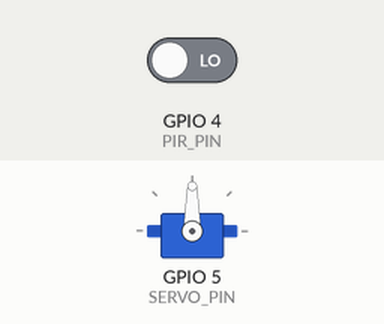
The sketch below on a simulated ESP32. Shown: servo. The inputs (shaded band) are chosen by the test bench; at power-on: GPIO 4 (PIR_PIN) LOW. WiFi joins after 1.5 s; servers stay silent unless stated; no MQTT or app messages arrive unless stated; what the sketch prints to the serial monitor is not drawn.

Above: at 2.7 s.
2.8 s: GPIO 4 (PIR_PIN) driven HIGH
At 4.9 s:
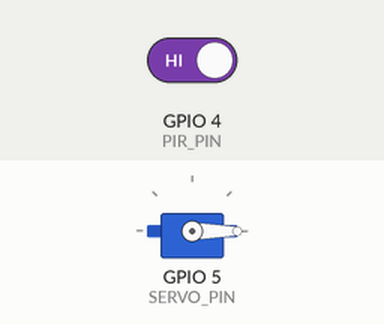
5.8 s: GPIO 4 (PIR_PIN) driven LOW
At 8.3 s:
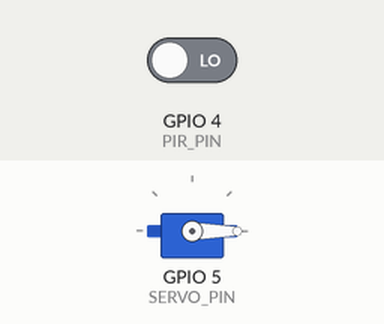
Timing chart, 0 to 9.8 s (numbered marks = the images above; inputs shaded):
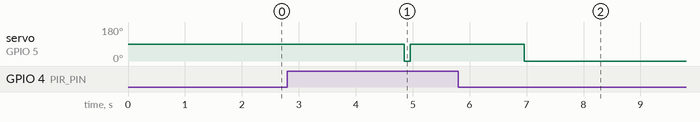

The sketch:

Lab3.ino
```cpp
#include <WiFi.h>
#include <PubSubClient.h>
#include <ESP32Servo.h>

// Credenciales Wi-Fi
const char* ssid = "Shinigami 4.0";
const char* password = "Maria>.<270966";

// Dirección IP y puerto del broker Mosquitto
const char* mqtt_server = "192.168.18.79";
const int mqtt_port = 1883;

WiFiClient espClient;
PubSubClient client(espClient);
Servo myServo;

// Pines de conexión
const int PIR_PIN = 4;    // Pin del sensor PIR (D4)
const int SERVO_PIN = 5;  // Pin del microServo (D5)
const char* topic = "sensor/pir";


void setup() {
  Serial.begin(115200);
  myServo.attach(SERVO_PIN);
  pinMode(PIR_PIN, INPUT);

  // Conexión WiFi
  WiFi.begin(ssid, password);
  while (WiFi.status() != WL_CONNECTED) {
    delay(500);
    Serial.print(".");
  }
  Serial.println("\nConectado a WiFi");

  // Configuración de MQTT
  client.setServer(mqtt_server, mqtt_port);

  // Conectar a MQTT
  while (!client.connected()) {
    Serial.println("Conectando al broker MQTT...");
    Serial.println("");
    if (client.connect("ESP32Client")) {
      Serial.println("Conectado al broker MQTT");
    } else {
      Serial.print("Fallo en la conexión. Estado: ");
      Serial.print(client.state());
      Serial.println("");
      delay(2000);
    }
  }
}

void loop() {
  client.loop();

  int pirState = digitalRead(PIR_PIN);
  if (pirState == HIGH) {
    Serial.println("Movimiento detectado");
    client.publish(topic, "Movimiento detectado");
    myServo.write(90);  // Gira el servo 90 grados

    delay(2000); // Mantiene el motor abierto por 2 segundos
    myServo.write(0);  // Regresa el servo a la posición inicial
  }
  delay(100); // Delay para evitar múltiples detecciones
}
```

Measured:
- after the input at 2.8 s, servo on GPIO 5 (SERVO_PIN): 90° → 0° after 2.1 s, → 90° 0.10 s later
- after the input at 5.8 s, servo on GPIO 5 (SERVO_PIN): goes on until 7.0 s, then stays 0°
